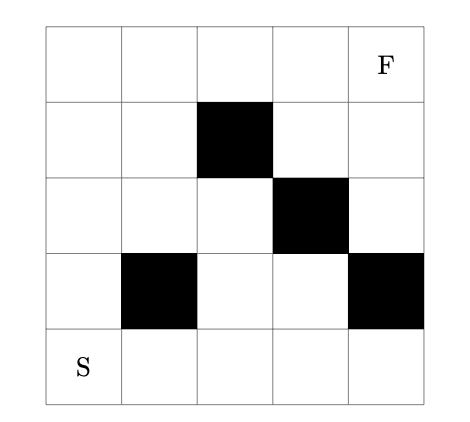
#> input picture grid.jpg, 470 x 422 px
$ jupyter execute A_star.ipynb
#> lines starting #> are read from the running program, lines starting #| are printed output that depends on the picture; after the words box and inside, x2 and y2 are one past the last pixel; in counts of white or black regions, pixels touching at a corner belong together
# A-Star Path Planning

> In this notebook, the A* algorithm is employed to solve the path planning problem.

## (OPTIONAL) Read in Grid with OpenCV

> To demonstrate my knowledge of CV libraries, I wrote this code snippet that interprets a 5x5 grid from an image, such as a screenshot from the PDF. The output is a structured grid in numpy array format.  </br>

> Please feel free to disregard this section if it doesn’t align with the focus of the assignment.

> For simplicity and to avoid the use of OCR models, we assume the grid's dimensions and the locations of the start and end points are known

### Preprocessing

[cell 1]
import numpy as np
import cv2


file_path = './grid.jpg'


img = cv2.imread(file_path, cv2.IMREAD_GRAYSCALE)
#> img is the input picture: shape (422, 470); min 0, max 255, mean 222.7

# Invert the image to identify the countours
inv_img = cv2.bitwise_not(img)
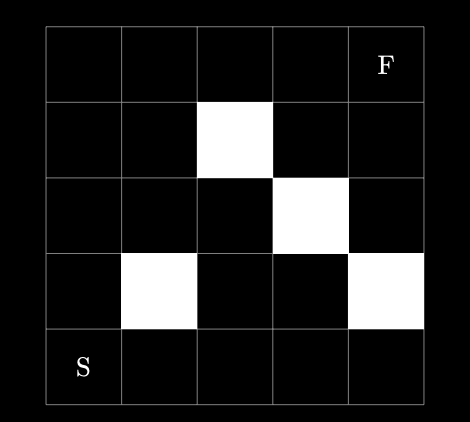
#> inv_img: shape (422, 470); min 0, max 255, mean 32.3

contours, _ = cv2.findContours(inv_img, cv2.RETR_EXTERNAL, cv2.CHAIN_APPROX_SIMPLE)
#> contours = 1 item

# The largest contour is the border, find its bounding box
largest_contour = max(contours, key=cv2.contourArea)
#> largest_contour = [[45, 26], [45, 404], [46, 405], [423, 405], [424, 404], [424, 26]]
x, y, w, h = cv2.boundingRect(largest_contour)
#> x = 45; y = 26; w = 380; h = 380

# Crop the image to exclude the border, then invert it back
cropped_img = cv2.bitwise_not(inv_img[y:y+h, x:x+w])
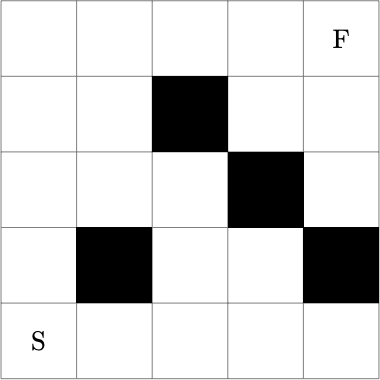
#> cropped_img: shape (380, 380); min 0, max 255, mean 210.6

# Threshold the image to get a binary image
_, thresh = cv2.threshold(cropped_img, 127, 1, cv2.THRESH_BINARY)
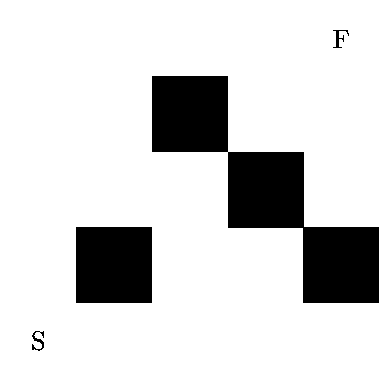
#> thresh: shape (380, 380); values 0 (black) and 1 (white), 83.9% white; 4 black regions, box (x1, y1, x2, y2) and area: (152, 76, 379, 303) 17327, (76, 227, 152, 303) 5776, (32, 331, 44, 351) 97, (333, 30, 349, 48) 91

# Check if the preprocessing is correct
import matplotlib.pyplot as plt
plt.imshow(thresh, cmap='gray')

[cell 2]
# Cell dimensions
cell_height = thresh.shape[0] // 5
#> cell_height = 76
cell_width = thresh.shape[1] // 5
#> cell_width = 76

# Initialize the grid array
grid = np.ones((5, 5))
# set cell values
for i in range(5):
    for j in range(5):
        cell = thresh[i*cell_height : (i+1)*cell_height,
                      j*cell_width : (j+1)*cell_width]

        if np.mean(cell) >= 0.9:
            grid[i, j] = 0  # white cell
#> after the loop, grid = [[0, 0, 0, 0, 0], [0, 0, 1, 0, 0], [0, 0, 0, 1, 0], [0, 1, 0, 0, 1], [0, 0, 0, 0, 0]]

grid[4, 0] = 2  # 'S' at bottom left
grid[0, 4] = 3  # 'F' at top right
print(grid)
#| [[0. 0. 0. 0. 3.]
#|  [0. 0. 1. 0. 0.]
#|  [0. 0. 0. 1. 0.]
#|  [0. 1. 0. 0. 1.]
#|  [2. 0. 0. 0. 0.]]

## 2. Basic Path Planning Implementation

#### Task 1 & 2: Create a 5x5 grid with the obstacles, mark start and end points

[cell 3]
import numpy as np
import matplotlib.pyplot as plt

# Visiualize the grid with simple numpy array
grid = np.zeros((5, 5))

# Add obstacles to the grid
obstacles = [(1, 2), (2, 3), (3, 1), (3, 4)]
for (x, y) in obstacles:
    grid[x, y] = 1

start_point = (4, 0)  # start
finish_point = (0, 4) # finish

# use 2 for start and 3 for finish
grid[start_point] = 2
grid[finish_point] = 3

print("\nGrid with Start (S) and Finish (F) points:")
print(grid)

#### Task 3: Algorithm Implementation

[cell 4]
from queue import PriorityQueue

# Helper function to return the list of valid neighbors
def get_neighbors(node):
    directions = [(0, 1), (1, 0), (0, -1), (-1, 0),]  # assume we can move in 4 directions only, add more if you like (diagnoal moves etc.)
    # directions.extend([ (-1, 1), (1, 1), (1, -1), (-1, -1),])
    result = []
    for direction in directions:
        neighbor = (node[0] + direction[0], node[1] + direction[1])
        if 0 <= neighbor[0] < 5 and 0 <= neighbor[1] < 5:  # Check if within bounds
            if grid[neighbor] != 1:  # if it's not an obstacle
                result.append(neighbor)
    return result

# Heuristic function for A* is simply the Manhattan distance
def heuristic(a, b):
    return abs(a[0] - b[0]) + abs(a[1] - b[1])

# A* algorithm
def astar(start, goal):
#> called with start = (4, 0), goal = (0, 4)
    frontier = PriorityQueue()
    frontier.put((0, start))
    came_from = {}
    cost_so_far = {}
    came_from[start] = None
    cost_so_far[start] = 0

    while not frontier.empty():
        current = frontier.get()[1]

        if current == goal:
            break

        for next in get_neighbors(current):
            new_cost = cost_so_far[current] + 1
            if next not in cost_so_far or new_cost < cost_so_far[next]:
                cost_so_far[next] = new_cost
                priority = new_cost + heuristic(goal, next)
                frontier.put((priority, next))
                came_from[next] = current

    # Reconstruct path
    path = []
    if goal in came_from:
        current = goal
        while current != start:
            path.append(current)
            current = came_from[current]
        path.append(start)
        path.reverse()

    return path, cost_so_far[goal] if goal in cost_so_far else float('inf')

# Find the shortest path from start to finish
path, cost = astar(start_point, finish_point)


print("The shortest path from Start to Finish:")
print("Path:", path)
print("Cost:", cost)


path_grid = np.array(grid)
for step in path:
    path_grid[step] = 4  # Representing the path with a 4

print("\nVisualization with numpy:")
print(path_grid)

#### Task 4: Visualization

[cell 5]
# Visualizations

def visualize_path_on_grid(start_point, finish_point, path, path_grid, obstacles=[(1, 2), (2, 3), (3, 1), (3, 4)], waypoints=[(2, 2), (1, 4)]):

    # for step in path:
    #     path_grid[step] = 4

#> called with start_point = (4, 0), finish_point = (0, 4), path_grid = array of shape (5, 5)
    fig, ax = plt.subplots(figsize=(5, 5))

    cmap = plt.cm.viridis
    ax.imshow(path_grid, cmap=cmap, vmin=0.1, vmax=4.5)

    # gridlines
    ax.grid(which='major', axis='both', linestyle='-', color='black', linewidth=2)
    ax.set_xticks(np.arange(-.5, 5, 1))
    ax.set_yticks(np.arange(-.5, 5, 1))

    # Draw the start and finish points
    ax.text(start_point[1], start_point[0], 'S', va='center', ha='center', color='black', fontsize=16)
    ax.text(finish_point[1], finish_point[0], 'F', va='center', ha='center', color='black', fontsize=16)
    for obstacle in obstacles:
        ax.text(obstacle[1], obstacle[0], 'O', va='center', ha='center', color='black', fontsize=16)
    for waypoint in waypoints:
        ax.text(waypoint[1], waypoint[0], 'W', va='center', ha='center', color='black', fontsize=16)

    # Draw the arrows representing the path
    temp_path = path.copy()
    num_steps = len(temp_path)
    colors = plt.cm.Wistia(np.linspace(0, 1, num_steps))
    count = 0
    while len(temp_path) > 1:
        start = temp_path.pop(0)
        count += 1
        end = temp_path[0]
        ax.annotate("",
                xy=(end[1],end[0]), xycoords='data',
                xytext=(start[1],start[0]), textcoords='data',
                arrowprops=dict(arrowstyle="->", color=colors[count], lw=1.5))


    # ax.axis('off')

    plt.show()
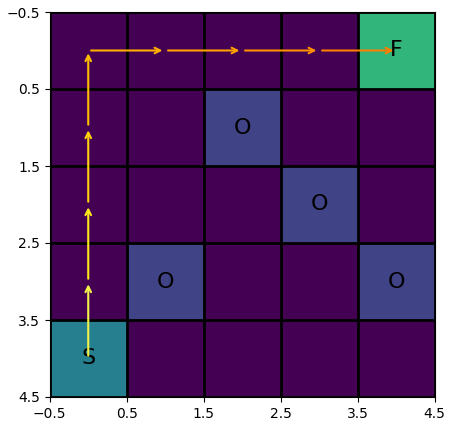
#> figure drawn by matplotlib, 1 panel
path_grid = np.array(grid)
visualize_path_on_grid(start_point, finish_point, path, path_grid, obstacles, waypoints=[])

## 3. Integration of Waypoints

> The goal of this task is to find a path that includes the given waypoints.<br>
> Thanks to the property of optimal substructure, we can easily break this problem into subproblems of finding path from start to way-point 1, from way-point 1 to way-point 2 ... and finally to the finish point.<br>
> This is done through calling astar multiple times.

[cell 6]
waypoints = [(2, 2), (1, 4)]
def plan_path_with_waypoints(start, waypoints, finish):
#> called with start = (4, 0), finish = (0, 4)
    complete_path = []
    total_cost = 0

    # to store each waypoint as temporary start
    temp_start = start

    # Iterate through the waypoints and calculate path segments
    for waypoint in waypoints:
        # Find the path to the next waypoint
        path_to_waypoint, cost_to_waypoint = astar(temp_start, waypoint)
        total_cost += cost_to_waypoint

        # Exclude the start point of the segment if it's not the initial start
        if complete_path:
            path_to_waypoint = path_to_waypoint[1:]

        # Add the segment to the complete path
        complete_path.extend(path_to_waypoint)

        # Update the temporary start
        temp_start = waypoint

    # Find the path from the last waypoint to the finish point
    path_to_finish, cost_to_finish = astar(temp_start, finish)
    total_cost += cost_to_finish

    if complete_path:
        path_to_finish = path_to_finish[1:]


    complete_path.extend(path_to_finish)

    return complete_path, total_cost

complete_path, total_cost = plan_path_with_waypoints(start_point, waypoints, finish_point)

print("Complete path including waypoints:")
print(complete_path)
print("Total cost:", total_cost)
path_grid = np.array(grid)
for points in waypoints:
    path_grid[points]=4
visualize_path_on_grid(start_point, finish_point, complete_path, path_grid)
#> call 2 of visualize_path_on_grid, with start_point = (4, 0), finish_point = (0, 4), path_grid = array of shape (5, 5)
#> in visualize_path_on_grid (call 2), `plt.show()`:
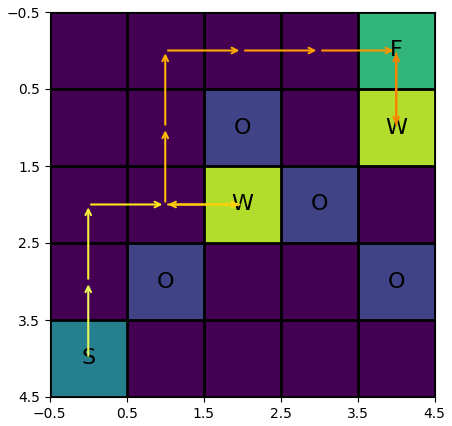
#> figure drawn by matplotlib, 1 panel

> However, as shown above, our algorithm allows solution that passes through the finish point before it has visited all the waypoints.<br>
> This is a bit counter-intuitive. We can avoid this by temporarily setting the finish point as an obstacle before all the waypoints have been visited.

### (Optional) Avoid passing through the finish point

[cell 7]
waypoints = [(2, 2), (1, 4)]
# Adjust the astar function to accept grid as an argument
def astar_modified(start, goal, grid):
    frontier = PriorityQueue()
    frontier.put((0, start))
    came_from = {}
    cost_so_far = {}
    came_from[start] = None
    cost_so_far[start] = 0

    while not frontier.empty():
        current = frontier.get()[1]

        if current == goal:
            break

        for next in get_neighbors_modified(current, grid):
            new_cost = cost_so_far[current] + 1
            if next not in cost_so_far or new_cost < cost_so_far[next]:
                cost_so_far[next] = new_cost
                priority = new_cost + heuristic(goal, next)
                frontier.put((priority, next))
                came_from[next] = current

    # Reconstruct path
    path = []
    if goal in came_from:
        current = goal
        while current != start:
            path.append(current)
            current = came_from[current]
        path.append(start)
        path.reverse()

    return path, cost_so_far[goal] if goal in cost_so_far else float('inf')

# Helper function to return the list of valid neighbors with modified grid
def get_neighbors_modified(node, grid):
    directions = [(0, 1), (1, 0), (0, -1), (-1, 0), ]  # 4 possible directions to move: right, down, left, up
    # directions.extend([ (-1, 1), (1, 1), (1, -1), (-1, -1),])
    result = []
    for direction in directions:
        neighbor = (node[0] + direction[0], node[1] + direction[1])
        if 0 <= neighbor[0] < grid.shape[0] and 0 <= neighbor[1] < grid.shape[1]:
            if grid[neighbor] != 1:
                result.append(neighbor)
    return result
# Function to plan a path including waypoints
def plan_path_with_waypoints_modified(start, waypoints, finish, grid):
#> called with start = (4, 0), finish = (0, 4), grid = array of shape (5, 5)
    complete_path = []
    total_cost = 0

    # will be updated to each waypoint in sequence
    temp_start = start
    temp_grid = np.copy(grid)
    temp_grid[finish_point] = 1

    for waypoint in waypoints:
        # Find the path to the next waypoint
        path_to_waypoint, cost_to_waypoint = astar_modified(temp_start, waypoint, temp_grid)
        total_cost += cost_to_waypoint

        # Exclude the start point of the segment if it's not the initial start
        if complete_path:
            path_to_waypoint = path_to_waypoint[1:]

        # Add the segment to the complete path
        complete_path.extend(path_to_waypoint)

        # Update the temporary start to the current waypoint
        temp_start = waypoint

    # Find the path from the last waypoint to the finish point
    path_to_finish, cost_to_finish = astar(temp_start, finish)
    total_cost += cost_to_finish


    if complete_path:
        path_to_finish = path_to_finish[1:]

    complete_path.extend(path_to_finish)

    return complete_path, total_cost

path_grid = np.array(grid)
complete_path, total_cost = plan_path_with_waypoints_modified(start_point, waypoints, finish_point, path_grid)

print("Complete path including waypoints:")
print(complete_path)
print("Total cost:", total_cost)
path_grid = np.array(grid)
for points in waypoints:
    path_grid[points]=4
visualize_path_on_grid(start_point, finish_point, complete_path, path_grid)

> That looks better. We could further add constraints to not allow for going back to a visited block by similarly setting visited blockes as obstacles, you get the idea.

## 4. Varying Terrain

> We basically leverage the elevation information by updating the cost not by 1, but by the elevation gain.

[cell 8]
#the elevation data
elevation_grid = np.array([
    [1, 1, 2, 2, 1],
    [1, 2, 2, 3, 2],
    [2, 2, 3, 3, 2],
    [1, 2, 3, 3, 3],
    [1, 1, 2, 2, 2]
])

waypoints = [(2, 2), (1, 4)]
def astar_terrain(start, goal, grid, elevation):
#> called with start = (4, 0), goal = (0, 4), grid = array of shape (5, 5), elevation = array of shape (5, 5)
    frontier = PriorityQueue()
    frontier.put((0, start))
    came_from = {}
    cost_so_far = {}
    came_from[start] = None
    cost_so_far[start] = 0

    while not frontier.empty():
        current = frontier.get()[1]

        if current == goal:
            break

        for next in get_neighbors_modified(current, grid):
            new_cost = (cost_so_far[current] + 1 # Cost based on movement
                        + (elevation[next] - elevation[current]
                           if elevation[next] > elevation[current] else 0))  # Cost based on elevation gain
            if next not in cost_so_far or new_cost < cost_so_far[next]:
                cost_so_far[next] = new_cost
                priority = new_cost + heuristic(goal, next)
                frontier.put((priority, next))
                came_from[next] = current


    path = []
    if goal in came_from:
        current = goal
        while current != start:
            path.append(current)
            current = came_from[current]
        path.append(start)
        path.reverse()

    return path, cost_so_far[goal] if goal in cost_so_far else float('inf')


path_grid = np.array(grid)

path_terrain, cost_terrain = astar_terrain(start_point, finish_point, grid, elevation_grid)

print("Path considering terrain elevation:")
print(path_terrain)
print("Total elevation gain:", cost_terrain - len(path_terrain) + 1)
visualize_path_on_grid(start_point, finish_point, path_terrain, elevation_grid)
#> call 4 of visualize_path_on_grid, with start_point = (4, 0), finish_point = (0, 4), path_grid = array of shape (5, 5)
#> in visualize_path_on_grid (call 4), `plt.show()`:
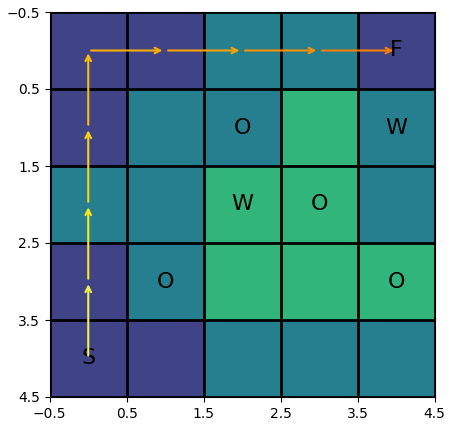
#> figure drawn by matplotlib, 1 panel

> But this is not really fun since we don't observe any change from the original implementation.</br>
> Let's addtionally try some other elevation map to check if the implementation is correct.

### (Optional) New Elevation Map

[cell 9]
#my elevation data
my_elevation_grid = np.array([
    [1, 2, 2, 2, 1],
    [1, 2, 2, 3, 2],
    [2, 2, 3, 3, 2],
    [1, 2, 3, 3, 3],
    [1, 1, 2, 2, 2]
])
path_terrain, cost_terrain = astar_terrain(start_point, finish_point, grid, my_elevation_grid)

print("Path considering terrain elevation:")
print(path_terrain)
print("Total elevation gain:", cost_terrain - len(path_terrain) + 1)
visualize_path_on_grid(start_point, finish_point, path_terrain, my_elevation_grid)
#> in visualize_path_on_grid (call 5), `plt.show()`:
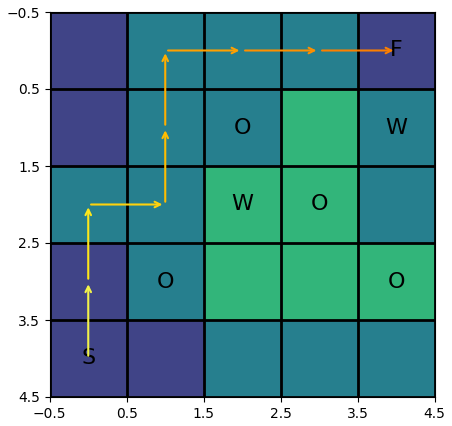
#> figure drawn by matplotlib, 1 panel
